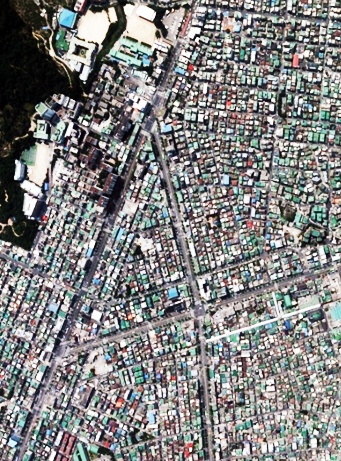
#> input picture 두번째_결과_히스토그램만한거/res_old.jpg, 341 x 461 px, found by its file name
$ python align.py
#> lines starting #> are read from the running program, lines starting #| are printed output that depends on the picture
'''
Image Alignment

Satya Mallick, LearnOpenCV.com
'''
from __future__ import print_function
import cv2
import numpy as np


MAX_MATCHES = 2000
GOOD_MATCH_PERCENT = 0.05


def alignImages(im1, im2):

  # Convert images to grayscale
  im1Gray = cv2.cvtColor(im1, cv2.COLOR_BGR2GRAY)
  im2Gray = cv2.cvtColor(im2, cv2.COLOR_BGR2GRAY)

  # Detect ORB features and compute descriptors.
  orb = cv2.ORB_create(MAX_MATCHES)

  keypoints1, descriptors1 = orb.detectAndCompute(im1Gray, None)
  keypoints2, descriptors2 = orb.detectAndCompute(im2Gray, None)


  # Match features.
  matcher = cv2.DescriptorMatcher_create(cv2.DESCRIPTOR_MATCHER_BRUTEFORCE_HAMMING)
  matches = matcher.match(descriptors1, descriptors2, None)

  # Sort matches by score
  matches.sort(key=lambda x: x.distance, reverse=False)

  # Remove not so good matches
  numGoodMatches = int(len(matches) * GOOD_MATCH_PERCENT)
  matches = matches[:numGoodMatches]

  imKeypoints1 = cv2.drawKeypoints(im1, keypoints1, None)
  cv2.imwrite("keypoints_mover.jpg", imKeypoints1)

  imKeypoints2 = cv2.drawKeypoints(im2, keypoints2, None)
  cv2.imwrite("keypoints_reference.jpg", imKeypoints2)

  # Draw top matches
  imMatches = cv2.drawMatches(im1, keypoints1, im2, keypoints2, matches, None)
  cv2.imwrite("matches.jpg", imMatches)

  # Extract location of good matches
  points1 = np.zeros((len(matches), 2), dtype=np.float32)
  points2 = np.zeros((len(matches), 2), dtype=np.float32)

  for i, match in enumerate(matches):
    points1[i, :] = keypoints1[match.queryIdx].pt
    points2[i, :] = keypoints2[match.trainIdx].pt

  # Find homography
  h, mask = cv2.findHomography(points1, points2, cv2.RANSAC)

  # Use homography
  height, width, channels = im2.shape
  im1Reg = cv2.warpPerspective(im1, h, (width, height))

  return im1Reg, h


if __name__ == '__main__':

  # Read reference image
  # refFilename = "res_new.jpg"
  refFilename = "res_old.jpg"

  print("Reading reference image : ", refFilename)
  imReference = cv2.imread(refFilename, cv2.IMREAD_COLOR)
#> imReference is the input picture: shape (461, 341, 3); mean B, G, R 129.1, 129, 128.9

  # Read image to be aligned
  # imFilename = "res_old.jpg"
  imFilename = "res_new.jpg"


  print("Reading image to align : ", imFilename);
  im = cv2.imread(imFilename, cv2.IMREAD_COLOR)
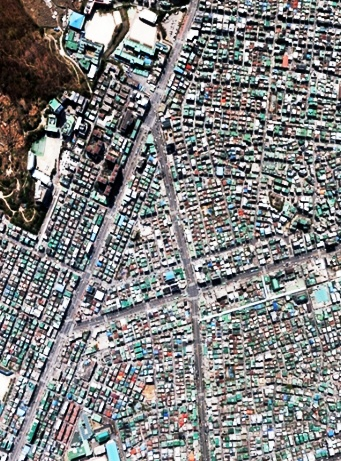
#> input picture 두번째_결과_히스토그램만한거/res_new.jpg, 341 x 461 px, found by its file name
#> im is the input picture: shape (461, 341, 3); mean B, G, R 128.2, 128.3, 128.3

  print("Aligning images ...")
  # Registered image will be resotred in imReg.
  # The estimated homography will be stored in h.
  imReg, h = alignImages(im, imReference)
#> in alignImages, `im1Gray = cv2.cvtColor(im1, cv2.COLOR_BGR2GRAY)`:
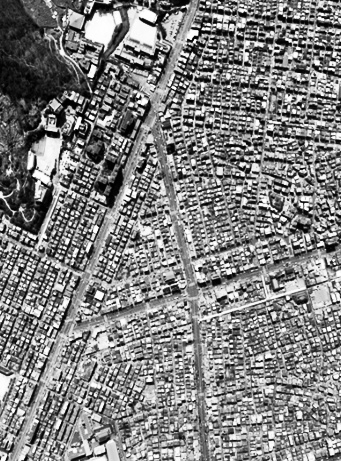
#> im1Gray: shape (461, 341); min 0, max 255, mean 128.3
#> in alignImages, `im2Gray = cv2.cvtColor(im2, cv2.COLOR_BGR2GRAY)`:
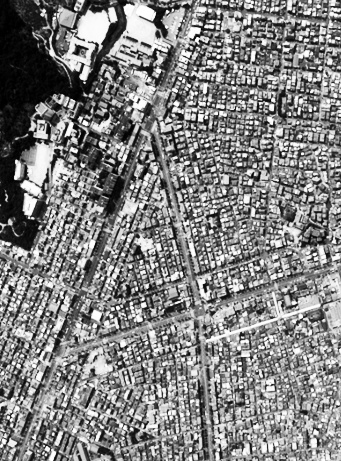
#> im2Gray: shape (461, 341); min 0, max 255, mean 129
#> in alignImages, `keypoints1, descriptors1 = orb.detectAndCompute(im1Gray, None)`: keypoints1 = 2000 keypoints; strongest (x, y, size): (195, 39, 31), (90, 117, 31), (184, 60, 31), (92, 66, 31)
#> in alignImages, `keypoints2, descriptors2 = orb.detectAndCompute(im2Gray, None)`: keypoints2 = 2000 keypoints; strongest (x, y, size): (85, 121, 31), (155, 49, 31), (196, 34, 31), (197, 40, 37.2)
#> in alignImages, `matches = matcher.match(descriptors1, descriptors2, None)`: matches = 2000 matches
#> (the run stopped early here; a loop or call above may not have finished)
